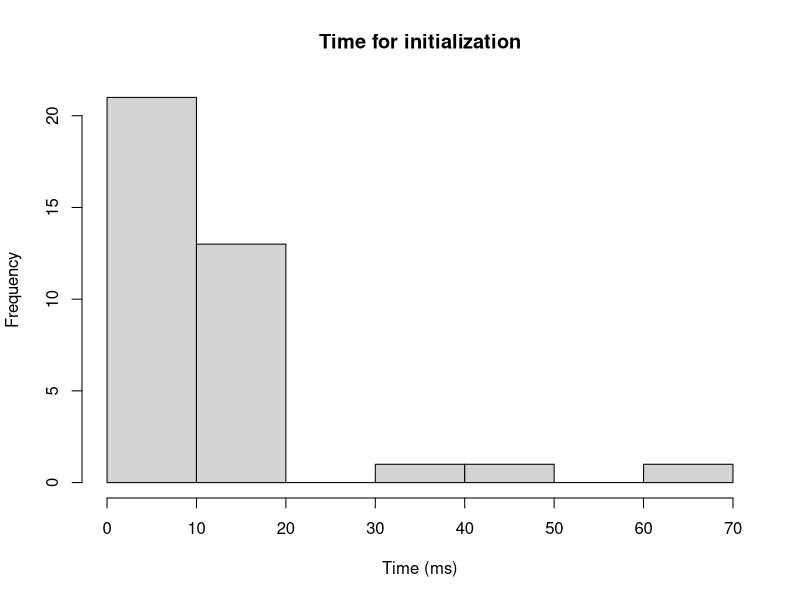
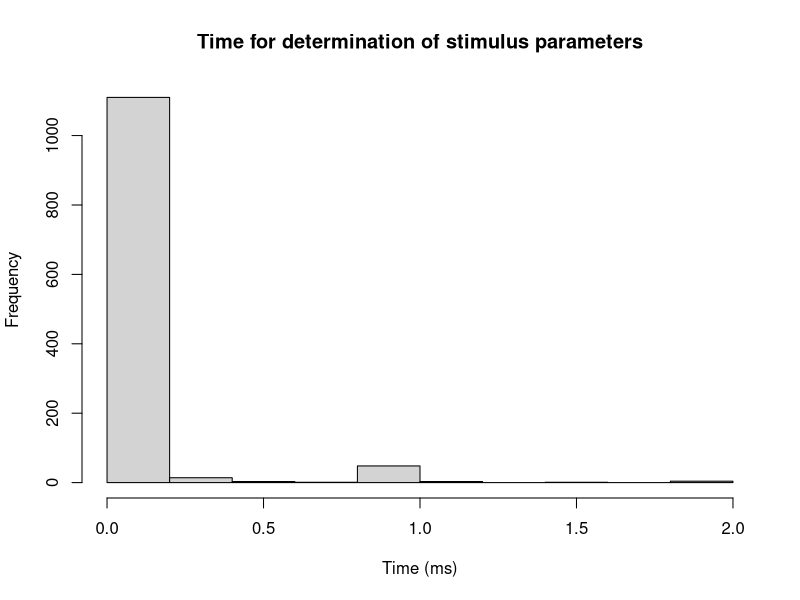
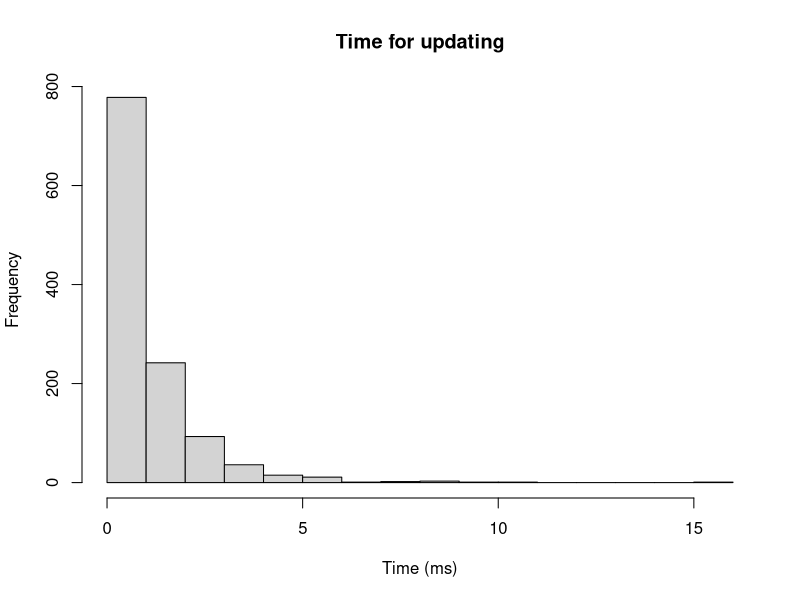
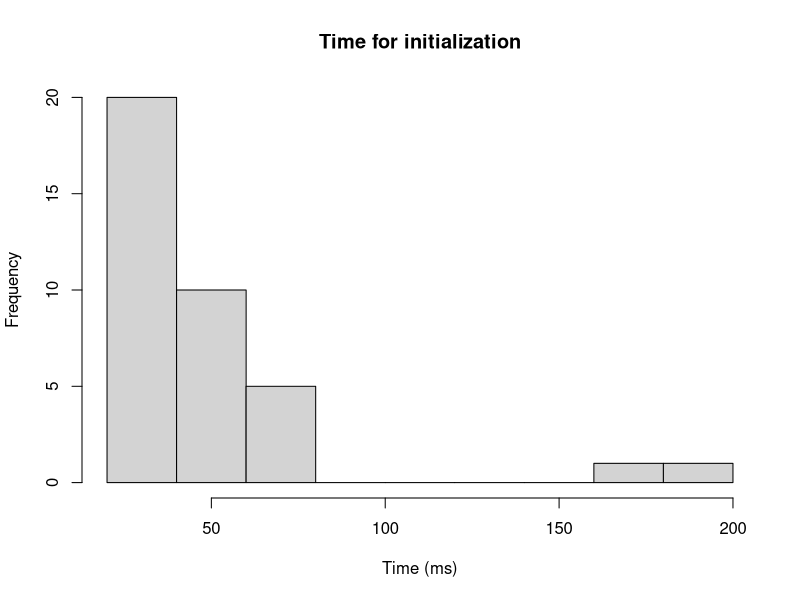
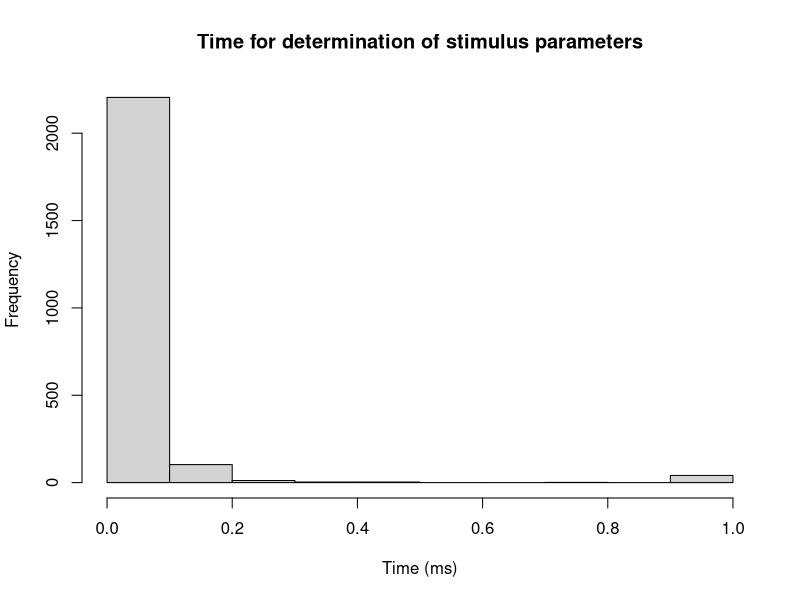
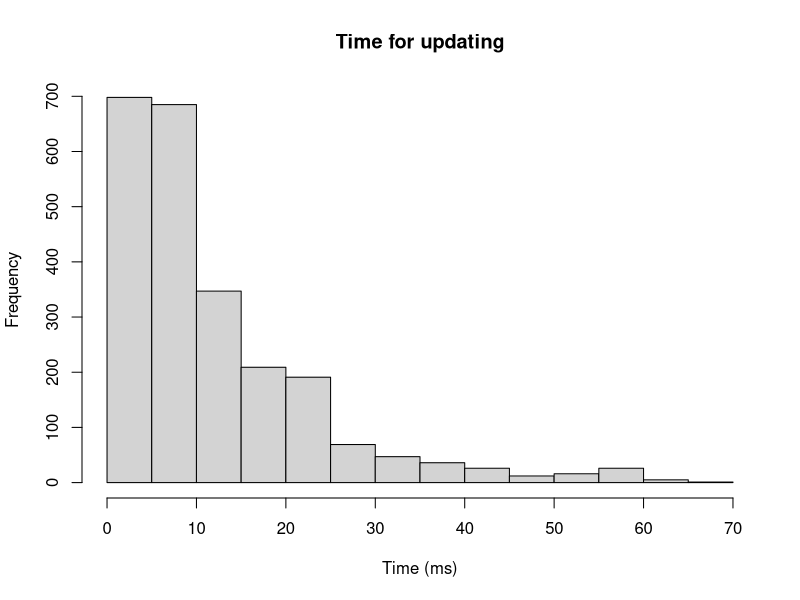
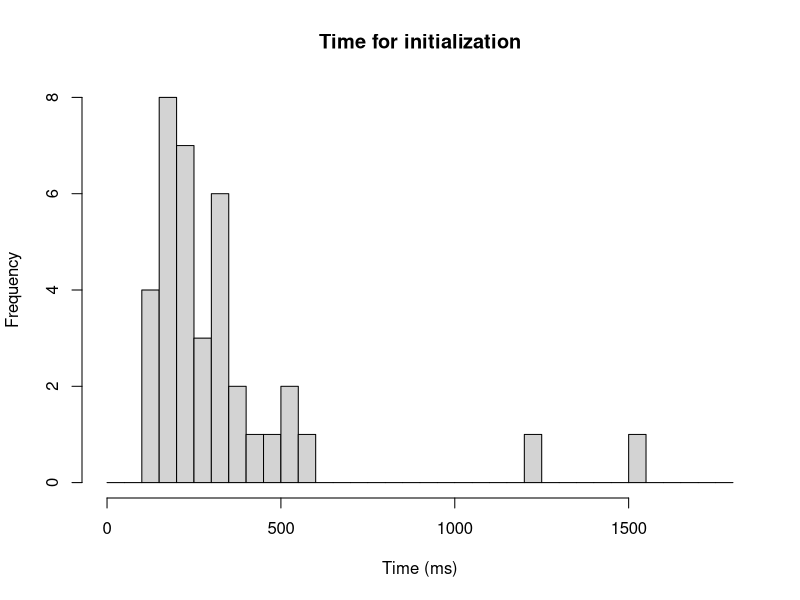
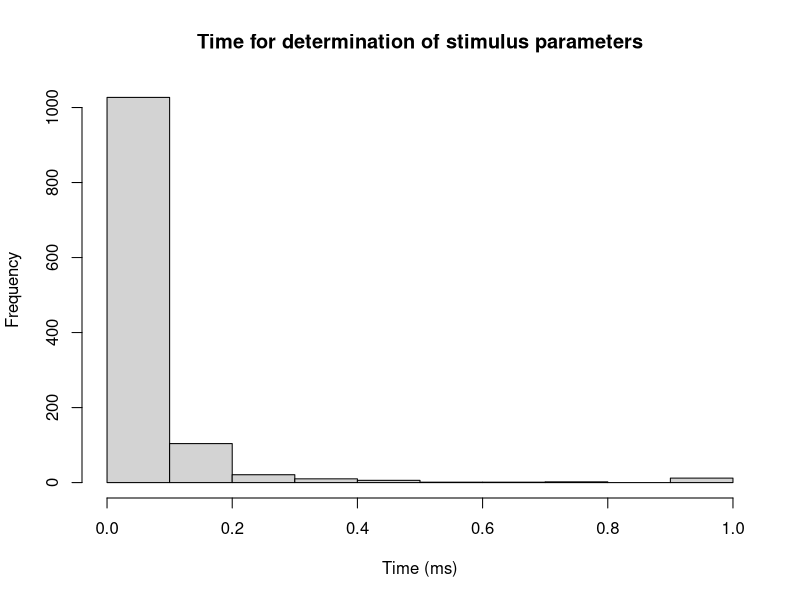

Write R code to recreate these figures, in order.
## ---- chunk 1
knitr::opts_chunk$set(echo = TRUE)
## ---- chunk 2
dat_jsqp <- read.table('jsQuestPlus_20220111.csv', sep=",", header=T) 
all_data_in_this_condition <- sub_dat <- subset(dat_jsqp, samples == 3362) 
sub_dat <- subset(all_data_in_this_condition, Trial == 1) # Retrieve unique initialization time.
hist(sub_dat$init_time, main = "Time for initialization" , xlab = "Time (ms)")
mean(sub_dat$init_time)

hist(all_data_in_this_condition$getStimParams_time, main = "Time for determination of stimulus parameters" , xlab = "Time (ms)")
mean(all_data_in_this_condition$getStimParams_time)

hist(all_data_in_this_condition$update_time, main = "Time for updating" , xlab = "Time (ms)")
mean(all_data_in_this_condition$update_time)

## ---- chunk 3
dat_jsqp <- read.table('jsQuestPlus_20220111.csv', sep=",", header=T) 
all_data_in_this_condition <- sub_dat <- subset(dat_jsqp, samples == 67240) 
sub_dat <- subset(all_data_in_this_condition, Trial == 1) # Retrieve unique initialization time.
hist(sub_dat$init_time, main = "Time for initialization" , xlab = "Time (ms)")
mean(sub_dat$init_time)

hist(all_data_in_this_condition$getStimParams_time, main = "Time for determination of stimulus parameters" , xlab = "Time (ms)")
mean(all_data_in_this_condition$getStimParams_time)

hist(all_data_in_this_condition$update_time, main = "Time for updating" , xlab = "Time (ms)")
mean(all_data_in_this_condition$update_time)

## ---- chunk 4
dat_jsqp <- read.table('jsQuestPlus_20220111.csv', sep=",", header=T) 
all_data_in_this_condition <- sub_dat <- subset(dat_jsqp, samples == 660660) 
sub_dat <- subset(all_data_in_this_condition, Trial == 1) # Retrieve unique initialization time.
hist(sub_dat$init_time, seq(0, 1800, 50), main = "Time for initialization" , xlab = "Time (ms)")
mean(sub_dat$init_time)

hist(all_data_in_this_condition$getStimParams_time, main = "Time for determination of stimulus parameters" , xlab = "Time (ms)")
mean(all_data_in_this_condition$getStimParams_time)

hist(all_data_in_this_condition$update_time, main = "Time for updating" , xlab = "Time (ms)")
mean(all_data_in_this_condition$update_time)

## ---- chunk 5
dat_jsqp <- read.table('jsQuestPlus_20220111.csv', sep=",", header=T) 
all_data_in_this_condition <- sub_dat <- subset(dat_jsqp, samples == 911250) 
sub_dat <- subset(all_data_in_this_condition, Trial == 1) # Retrieve unique initialization time.
hist(sub_dat$init_time, seq(0, 2500, 50), main = "Time for initialization" , xlab = "Time (ms)")
mean(sub_dat$init_time)

hist(all_data_in_this_condition$getStimParams_time, main = "Time for determination of stimulus parameters" , xlab = "Time (ms)")
mean(all_data_in_this_condition$getStimParams_time)

hist(all_data_in_this_condition$update_time, main = "Time for updating" , xlab = "Time (ms)")
mean(all_data_in_this_condition$update_time)

